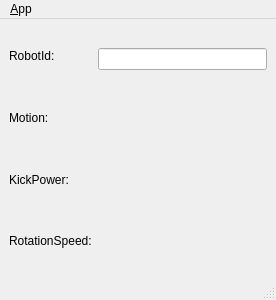
<?xml version="1.0" encoding="UTF-8"?>
<ui version="4.0">
 <class>MainWindowDesign</class>
 <widget class="QMainWindow" name="MainWindowDesign">
  <property name="geometry">
   <rect>
    <x>0</x>
    <y>0</y>
    <width>276</width>
    <height>300</height>
   </rect>
  </property>
  <property name="windowTitle">
   <string>QRosApp</string>
  </property>
  <property name="windowIcon">
   <iconset resource="../resources/images.qrc">
    <normaloff>:/images/icon.png</normaloff>:/images/icon.png</iconset>
  </property>
  <property name="locale">
   <locale language="English" country="Australia"/>
  </property>
  <widget class="QWidget" name="centralwidget">
   <layout class="QHBoxLayout">
    <item>
     <layout class="QVBoxLayout" name="verticalLayout_2">
      <item>
       <widget class="QLabel" name="robotIdLabel">
        <property name="text">
         <string>RobotId:</string>
        </property>
       </widget>
      </item>
      <item>
       <widget class="QLabel" name="motionLabel">
        <property name="text">
         <string>Motion:</string>
        </property>
       </widget>
      </item>
      <item>
       <widget class="QLabel" name="kickPowerLabel">
        <property name="text">
         <string>KickPower:</string>
        </property>
       </widget>
      </item>
      <item>
       <widget class="QLabel" name="directionLabel">
        <property name="text">
         <string>RotationSpeed:</string>
        </property>
       </widget>
      </item>
     </layout>
    </item>
    <item>
     <layout class="QVBoxLayout" name="verticalLayout_4">
      <item>
       <layout class="QVBoxLayout" name="verticalLayout">
        <property name="topMargin">
         <number>20</number>
        </property>
        <property name="bottomMargin">
         <number>10</number>
        </property>
        <item>
         <widget class="QLineEdit" name="robotIdEdit">
          <property name="inputMask">
           <string>D0000000000</string>
          </property>
         </widget>
        </item>
       </layout>
      </item>
      <item>
       <widget class="QLabel" name="motionValue">
        <property name="text">
         <string/>
        </property>
       </widget>
      </item>
      <item>
       <widget class="QLabel" name="kickPowerValue">
        <property name="text">
         <string/>
        </property>
       </widget>
      </item>
      <item>
       <widget class="QLabel" name="rotationValue">
        <property name="text">
         <string/>
        </property>
       </widget>
      </item>
     </layout>
    </item>
   </layout>
  </widget>
  <widget class="QMenuBar" name="menubar">
   <property name="geometry">
    <rect>
     <x>0</x>
     <y>0</y>
     <width>276</width>
     <height>25</height>
    </rect>
   </property>
   <widget class="QMenu" name="menu_File">
    <property name="title">
     <string>&amp;App</string>
    </property>
    <addaction name="action_Preferences"/>
    <addaction name="separator"/>
    <addaction name="actionAbout"/>
    <addaction name="actionAbout_Qt"/>
    <addaction name="separator"/>
    <addaction name="action_Quit"/>
   </widget>
   <addaction name="menu_File"/>
  </widget>
  <widget class="QStatusBar" name="statusbar"/>
  <action name="action_Quit">
   <property name="text">
    <string>&amp;Quit</string>
   </property>
   <property name="shortcut">
    <string>Ctrl+Q</string>
   </property>
   <property name="shortcutContext">
    <enum>Qt::ApplicationShortcut</enum>
   </property>
  </action>
  <action name="action_Preferences">
   <property name="text">
    <string>&amp;Preferences</string>
   </property>
  </action>
  <action name="actionAbout">
   <property name="text">
    <string>&amp;About</string>
   </property>
  </action>
  <action name="actionAbout_Qt">
   <property name="text">
    <string>About &amp;Qt</string>
   </property>
  </action>
 </widget>
 <resources>
  <include location="../resources/images.qrc"/>
 </resources>
 <connections>
  <connection>
   <sender>action_Quit</sender>
   <signal>triggered()</signal>
   <receiver>MainWindowDesign</receiver>
   <slot>close()</slot>
   <hints>
    <hint type="sourcelabel">
     <x>-1</x>
     <y>-1</y>
    </hint>
    <hint type="destinationlabel">
     <x>399</x>
     <y>299</y>
    </hint>
   </hints>
  </connection>
 </connections>
</ui>
